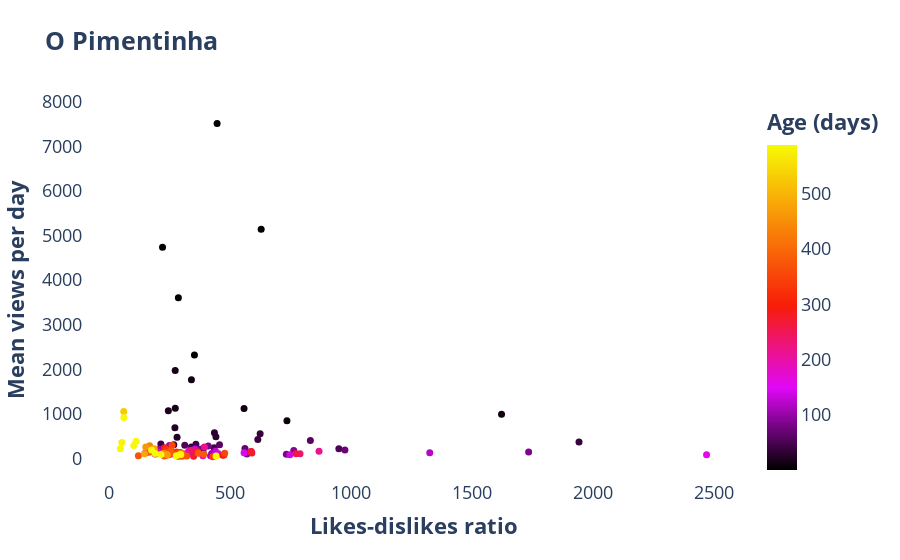

The code cell stored with this chart in its notebook:
### Code cell
# Scatter of Mean views per day and Likes-disikes ratio:
x_var_name = "Likes-dislikes ratio"
y_var_name = "Mean views per day"
color_var_name = "Age (days)"
x_var = "likes_dislikes_ratio"
y_var = "mean_views_day"
color_var = "age_days"

channel = "O Pimentinha"
df_plot = df_videos[df_videos["channel_title"] == channel]

n_colors = 100
my_colors = ["#000000", "#E008F8", "#F81D08", "#F88A08", "#F7FE04"]
cmap = LinearSegmentedColormap.from_list("my_palette", my_colors)
my_palette = [to_hex(j) for j in  [cmap(i/n_colors) for i in np.array(range(n_colors))]]

fig = go.Figure()
fig.add_trace(
    go.Scatter(
        x = df_plot[x_var],
        y = df_plot[y_var],
        mode = "markers",
        marker = {
            "size": 7,
            "color": df_plot[color_var],
            "colorscale": my_palette,
            "showscale": True,
            "colorbar": {
                "title": "<b>" + color_var_name + "</b>"
            }
        },        
        text = df_plot["video_title"],
        customdata = df_plot[color_var],
        hovertemplate = "<b>" + x_var_name + ": %{x:}<br>" +
                         y_var_name + ": %{y:}<br>" +
                         color_var_name + ": %{customdata}<br>" +
                         "Video: %{text}</b><extra></extra>"
    )
)
fig.update_layout(
    title = "<b>" + channel + "</b>" ,
    xaxis_title = "<b>" + x_var_name + "</b>" ,
    yaxis_title = "<b>" + y_var_name + "</b>",
    font = dict(
        size = 18
    ),
    plot_bgcolor = "white",
    hoverlabel = dict(
        font_size = 20,
        font_family = "Rockwell"
    )
)

### Figure 1 — Plotly figure (JSON) as saved in the notebook; plotly's stock layout.template omitted (floating-point values rounded to 4 significant figures; data arrays with more than 128 entries replaced by an {"elided": "..."} marker saying what was removed)
{"data": [{"customdata": [0.9459, 1.435, 2.448, 4.269, 5.401, 10.31, 11.22, 12.2, 13.15, 15.95, 17.25, 19.19, 23.14, 23.43, 30.25, 32.34, 36.3, 37.44, 39.28, 41.25, 43.06, 43.42, 45.11, 47.97, 53.17, 54.16, 59.42, 62.01, 67.25, 67.98, 73.29, 73.3, 80.4, 82.89, 84.43, 86.21, 86.21, 86.21, 87.99, 88.32, 96.07, 105.2, 106.0, 109.1, 111.0, 113.3, 120.3, 121.1, 130.0, 131.3, 133.2, 139.0, 139.2, 144.0, 144.0, 146.2, 158.2, 159.2, 161.4, 170.4, 171.1, 192.4, 195.0, 200.3, 213.4, 219.4, 227.5, 231.1, 236.6, 240.3, 248.0, 250.3, 258.5, 269.1, 273.0, 276.4, 285.0, 289.3, 297.0, 297.0, 310.3, 311.2, 315.9, 324.0, 331.9, 338.1, 344.1, 351.5, 353.7, 353.9, 354.9, 370.0, 374.7, 376.7, 376.8, 376.8, 376.8, 380.1, 380.3, 381.5, 383.1, 384.2, 387.0, 387.2, 436.0, 451.0, 451.0, 463.4, 467.0, 481.9, 481.9, 527.8, 581.2, 585.0, 587.9, 587.9, 588.0, 588.0, 588.0, 588.0, 588.0, 588.0, 588.0], "hovertemplate": "<b>Likes-dislikes ratio: %{x:}<br>Mean views per day: %{y:}<br>Age (days): %{customdata}<br>Video: %{text}</b><extra></extra>", "marker": {"color": [0.9459, 1.435, 2.448, 4.269, 5.401, 10.31, 11.22, 12.2, 13.15, 15.95, 17.25, 19.19, 23.14, 23.43, 30.25, 32.34, 36.3, 37.44, 39.28, 41.25, 43.06, 43.42, 45.11, 47.97, 53.17, 54.16, 59.42, 62.01, 67.25, 67.98, 73.29, 73.3, 80.4, 82.89, 84.43, 86.21, 86.21, 86.21, 87.99, 88.32, 96.07, 105.2, 106.0, 109.1, 111.0, 113.3, 120.3, 121.1, 130.0, 131.3, 133.2, 139.0, 139.2, 144.0, 144.0, 146.2, 158.2, 159.2, 161.4, 170.4, 171.1, 192.4, 195.0, 200.3, 213.4, 219.4, 227.5, 231.1, 236.6, 240.3, 248.0, 250.3, 258.5, 269.1, 273.0, 276.4, 285.0, 289.3, 297.0, 297.0, 310.3, 311.2, 315.9, 324.0, 331.9, 338.1, 344.1, 351.5, 353.7, 353.9, 354.9, 370.0, 374.7, 376.7, 376.8, 376.8, 376.8, 380.1, 380.3, 381.5, 383.1, 384.2, 387.0, 387.2, 436.0, 451.0, 451.0, 463.4, 467.0, 481.9, 481.9, 527.8, 581.2, 585.0, 587.9, 587.9, 588.0, 588.0, 588.0, 588.0, 588.0, 588.0, 588.0], "colorbar": {"title": {"text": "<b>Age (days)</b>"}}, "colorscale": {"elided": "100x2 mixed values"}, "showscale": true, "size": 7}, "mode": "markers", "text": ["Pimentinha carregando a caminha para dormir no quarto do pai e da mamãe!", "O Pimentinha caquinho Véio da mãe e do pai!", "Todo domingo o pimentinha levanta com a cabecinha que é só passear!", "O Pimentinha saindo do Pet shop com chuvarada medonha!", "O Pimentinha diz que não está bravo!", "O Pimentinha ganhou mais um erva de susto entre vários presentes da semana!", "Falar em rabinho de saia o homi sai bem variado!", "Pimentinha ganha visita de Argentina moradora de São Paulo!  Só alegria...", "O pai derrubou cordinha e pimentinha trás para dentro de casa!", "O Pimentinha acolheu um pintinho com frio!", "O Pimentinha perdeu a paciência com essa fulia de vestido Véio!", "O Pimentinha não coloca vestido nem para tirar medidas!", "O Pimentinha assanhado!", "O Pimentinha ganhou presentes de Portugal, Ceilândia  DF e de São Leopoldo RS", "O Pimentinha cabecinha de Ovelha e roupinha jeans combinando com mamãezinha!", "O Pimentinha quase variou das ideias para achar a pantera véia!", "Felipinho ganha presente e Pimentinha pensa que é pra ele!", "O Pimentinha ganhou combo para almoço da família no domingo!", "Pimentinha pulando cabrito de ciúmes da neguinha!", "Pimentinha ganhando até Santo casamenteiro essa semana!", "O Pimentinha procurando o banha!", "A Lucinara Palma fez a música para o pimentinha! A gata véia da grota...", "Mais presentes da Itália! Mas ah  Pimentinha Véio!", "Pimentinha não arrume essas confusão que isso não dá certo!", "O Pimentinha agoniado para ver os presentes!", "O Pimentinha não quer tirar o fiapo de bigode arrepiado!", "O Pimentinha não abre mão da caminha véia!", "O Pimentinha não quer sósia!", "O Pimentinha só no petisco hoje!", "O Pimentinha na casa da vó!", "lindos presentes para o Pimentinha!", "O pimentinha rumo a Farofa!", "O Pimentinha ganhando presente da Itália!", "Nevando na casa do pimentinha!", "O Pimentinha mecânico agora!", "O Pimentinha saindo do meio da Mata!", "O Pimentinha visitando a cachoeira que congela!", "O pimentinha passeando em Urupema! Cidade mais fria do Brasil.", "O Pimentinha é muito amado pelos fãs!", "O Pimentinha indo a pé hoje para o pet shop!", "Pimentinha brincando com a mãe!", "O Pimentinha ganhando uma presentáiada medonha!", "O Pimentinha buscando tigrão para dormir", "O Pimentinha e o palitão de vidro😂", "Neve na terra do pimentinha! Cidade de Urupema SC, Distante 60 km de Lages.", "A Mãezinha fez blusinha nova de crochê par Pimentinha esperar a neve aqui no sul!", "O pimentinha não vê a hora de abrir os presentinhos!", "Pimentinha nervoso por causa do boné veio!", "O Pimentinha agoniado com os recebidos!", "O Pimentinha brincando com o erva de susto e aprendendo nomes novos dos bichinhos!", "O Pimentinha escrafunchado de chuva!", "O pimentinha brincando com a curucaca véia!", "Pai dando conselhos para o Pimentinha!", "O Pimentinha ganhando presentinhos lindos!", "O Pimentinha todo envaretado e atrapalhado hoje", "O Pimentinha mostrando sua inteligência para o Portal ND Da Record", "O Pimentinha ajuda abrir o pacote do presente", "O Pimentinha avançou no graxaim Véio.", "O Pimentinha fala Não!", "O Pimentinha antes da fama!", "O Pimentinha ajudando o Pai a guardar os bichinhos", "O Pimentinha vai casar com uma lontra", "Esse pimentinha é entraperado com esse Garfield dele", "O pimentinha é um anjinho! Mais não faça nada contra vontade dele que o denti pega valendo kkkk...", "O Pimentinha com ciúmes medonho!", "O Pimentinha já quer sair gauderiando no domingo cedo!", "Cadê o queijo Pimentinha?", "Fica agoniado o homi ao ver os bichinhos no varal", "O Pimentinha bom de Faro!", "Pimentinha tem ciúmes do pai", "Pimentinha mostrando sua inteligência", "Celular não! quero agradinho logo pela manhã...", "Dicas de segurança para o pimentinha do pai", "O Homi variou das ideias quando avistou um coala na cortina", "Depois de 1 ano sem ver a vovó Loti", "Pimentinha Véio ama essa mãezinha dele", "O Pimentinha esgadanhando com a pantera véia", "Atacou as bichas do homi 😂😂😂", "O Felipe tratando com carinho o seu amigo", "O Pimentinha não perde um rabo de saia", "O Pimentinha sempre preocupado com os seus Bichinhos", "O Homi escrafunchado da chuva", "O Pimentinha desconfiado com a gataiada", "Edson Siqueira deu um bichinho e o Pimentinha deu nome de Graxão", "Pimentinha nosso anjinho amado e feliz", "O Pimentinha Véio não fica em casa no domingo", "O Pimentinha só quer brincar com Garfield", "Mazzzá Pimentinha Véio sempre atento nas conversas", "O Pimentinha e a Curucaca véia", "A Lúcia diz bom dia para cachorro no ponto do ônibus", "O Home chega granfo e não aceita lavar a caminha", "o cabecinha ruim fala que não está bravo!", "O Pimentinha mandou lambeijinho para uma fã", "O Pimentinha achou a pantera véia escondida", "A Espinafra", "O Felipe escondeu home aranha", "Esse boné Véio é um perigo medonho", "A gataiada fizeram o pimentinha madrugar hoje, não amanheceu bão o home!", "O Pimentinha bem louco e virado em um Cramuxé, o cabelo parece um Rabino...", "Pimentinha adora o Pet!, embarcamos no Juvelúrio e se largamos, mazzzzá Pimentinha véio!", "O home não esquece da blusinha véia", "O Pimentinha preocupado com os bichinhos na máquina de lavar", "Pense no susto que levamos com o pimentinha, Nescau véio louco das ideia.", "o pimentinha tá bem variado das ideias hoje!", "O pimentinha chegou cansado do passeio", "Maneira de arrumar a caminha quentinha  do pimentinha", "O pimentinha buscado Jonas para dormir", "O pimentinha só se incomoda com o cachorro véio branco", "O pimentinha ganhou um Caxambó", "O pimentinha catraquiando a Fifi", "O pimentinha amanheceu encasquinado hoje...", "O Pimentinha carinha suja louco para ir ao pet shop", "O Pimentinha com medo de ficar sem as frutinhas", "O Pimentinha imitando o que o pai faz", "O Pimentinha abre a estante para pegar a Fifi", "O Pimentinha não gosta que a mãezinha vá trabalhar", "O Pimentinha cuida do celular do pai para ninguém xeretar", "O Pimentinha selecionando bichinhos pelo nome", "O Pimentinha ajudando a mãezinha", "O Pimentinha preocupado com o maninho dele", "O Pimentinha chaquaia a Fifi no dente", "O Pimentinha traca o dente se mexer no crochê da mãezinha", "O pimentinha cabeça ruim quer ir no Vladmir"], "type": "scatter", "x": [287, 447, 629, 221.5, 353.4, 735.5, 558.3, 1622, 341, 273.9, 274.2, 245.6, 272.8, 281.6, 436, 442, 624.8, 1942, 615.2, 268.1, 340.5, 359.3, 214.7, 434.5, 950, 313.4, 832.2, 457, 391.5, 562, 975, 253.5, 410.4, 389.5, 377.1, 570, 1734, 733, 337.3, 763.7, 358.6, 207.8, 424.6, 249.9, 419.8, 162.8, 191.5, 1326.0, 440.4, 323.3, 336, 747.7, 355.6, 451, 558.4, 586.6, 266.8, 2469, 151.8, 330.8, null, 204.9, 388.2, 255.6, 868, 394.8, 193.9, 285.8, 789.5, 340.9, 295.3, 301.1, 773.2, 590.6, 350.1, 588.4, 470.3, 475, 229.6, 250.7, 270.1, 367.3, 287.1, 279, 237.4, 276.4, 429, 261.3, 227.9, 284.7, 478.3, 122.0, 321.5, 229, 391.1, 305.1, 299.1, 255.5, 248.6, 232.9, 369.2, 238.1, 167.1, 304.9, 168.4, 295.7, 225.7, 152.4, 241.1, 146.6, 187.4, 61.28, 53.37, 47.64, 278.2, 442.6, 191.7, 214.9, 61.81, 112.7, 102.9, 176.3, 296.8], "y": [3604.0, 7513.0, 5138.0, 4735.0, 2323.0, 846.1, 1123.0, 995.5, 1765.0, 1972.0, 1130.0, 1072.0, 690.9, 479.6, 577.7, 490.9, 558.5, 372.7, 428.1, 308.8, 260.9, 323.2, 325.6, 244.6, 222.4, 299.6, 405.5, 307.6, 234.4, 226.3, 193.2, 186.4, 284.1, 123.9, 207.8, 102.0, 146.4, 97.82, 182.1, 182.6, 184.2, 210.6, 116.2, 293.3, 60.6, 153.5, 101.5, 128.0, 164.3, 124.1, 117.2, 86.79, 213.4, 111.1, 129.1, 159.6, 113.4, 85.05, 130.3, 171.7, 81.29, 142.0, 62.95, 102.2, 165.0, 259.8, 151.3, 125.1, 110.6, 187.6, 134.7, 56.92, 110.2, 122.4, 52.7, 157.8, 74.6, 81.83, 241.4, 108.7, 130.4, 150.6, 53.22, 147.0, 207.8, 98.99, 43.68, 296.7, 112.2, 105.7, 116.6, 63.23, 57.26, 55.47, 96.84, 59.05, 61.75, 169.1, 86.55, 132.1, 121.8, 76.64, 139.0, 108.2, 289.2, 113.1, 115.4, 261.4, 87.05, 110.0, 222.8, 1058.0, 358.9, 222.5, 62.93, 55.8, 113.1, 93.04, 918.4, 386.2, 294.1, 190.0, 89.95]}], "layout": {"font": {"size": 18}, "hoverlabel": {"font": {"family": "Rockwell", "size": 20}}, "plot_bgcolor": "white", "title": {"text": "<b>O Pimentinha</b>"}, "xaxis": {"title": {"text": "<b>Likes-dislikes ratio</b>"}}, "yaxis": {"title": {"text": "<b>Mean views per day</b>"}}}}
